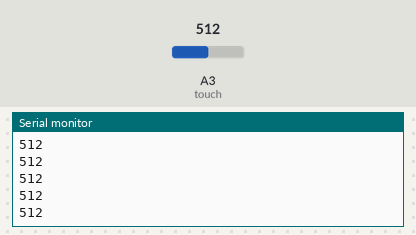
Recording of a sketch running on a simulated Arduino Uno, built with avr-gcc and run on an emulated ATmega328P. Parts: the last lines printed to the serial monitor. The test bench sets the inputs (shaded band); at power-on: A3 (touch) = 512.

Above: at 1.2 s.
1.3 s: A3 (touch) set to 716
At 1.56 s:
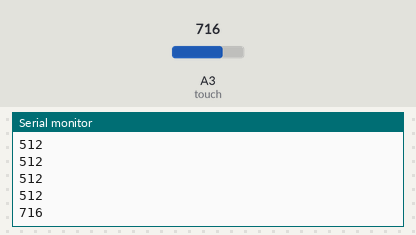
2.8 s: A3 (touch) set to 900
At 2.96 s:
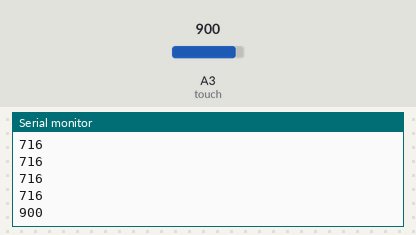
Timing chart, 0 to 5.8 s (numbered marks = the images above; inputs shaded):
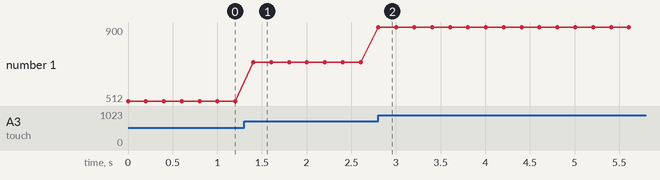

Measured:
- after the input at 1.3 s, the serial monitor: prints a new line after 0.10 s (image 1)
- after the input at 2.8 s, the serial monitor: prints a new line at once (image 2)
- plotted number 1: 512 → 716 after the input at 1.3 s, 716 → 900 after the input at 2.8 s

The sketch:

Touch_Sensor.ino
```cpp
#define touch 3
int valueT;
void setup() {
pinMode(touch,INPUT);
Serial.begin(9600);

}

void loop() {
valueT = analogRead(touch);
Serial.println(valueT);
delay(200);
}
```
